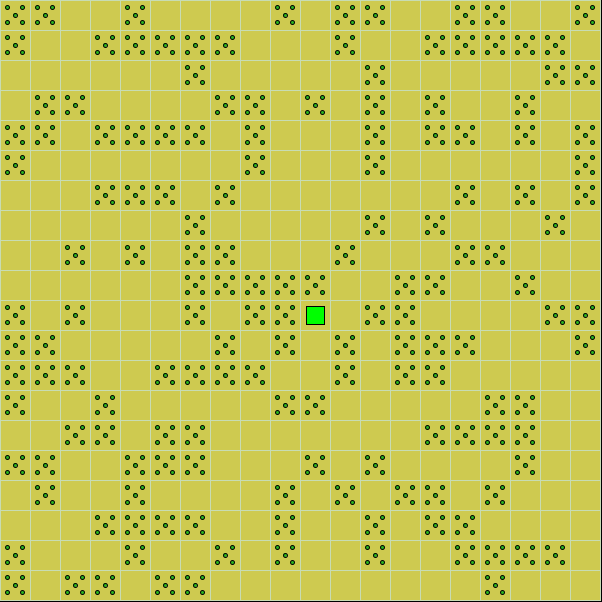
Frame 1 (no input)
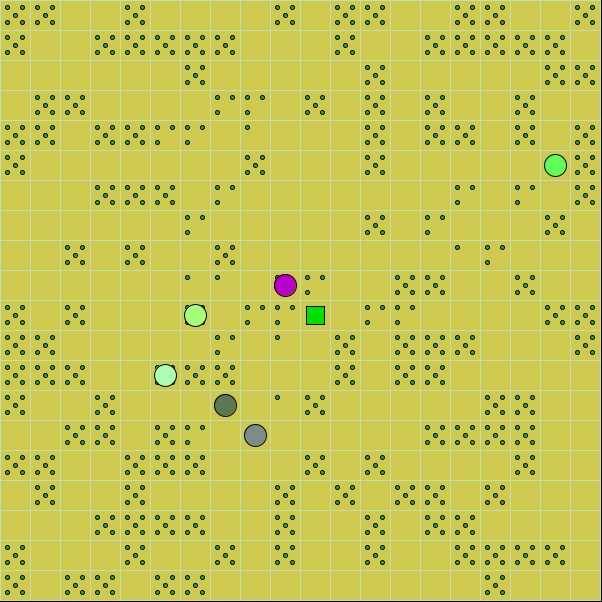
Frame 60 (the mouse pressed at the canvas centre just before this capture)
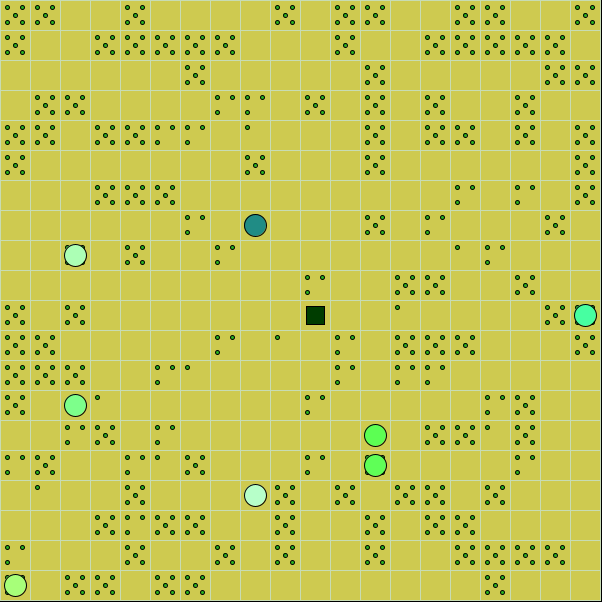
Frame 120 (the mouse held since frame 60 and released just before this capture)

The Processing sketch that drew these frames (run headless with seeded random() and noise(); from frame 60 on, the mouse is pressed at the canvas centre):

// Processing sketch: GnomeForest
// ── GnomeForest.pde
import java.util.LinkedList;

//
//  Configuration variables
//

// Display

int frameDelay = 100;         //  How long a delay to put between frames.  This is adjustable in-game.
int speedIncrement = 20;      //  How many miliseconds the speed is adjusted by per key press (+/-)
final int gridSpacing = 30;   //  How wide the map spaces are, in pixels.
final int gnomeCirc = 22;      //  Diameter of a gnome on the map
final int foodCirc = 4;       //  Diameter of a food particle

// Map setup and control

final int forestWidth = 20;    //  Number of columns  (Note: highest array index will be forestWidth-1)
final int forestHeight = 20;   //  Number of rows
int startingFood = 200;       //  How many times the program will try to spawn food on the map at startup
int gnomeLimit = 30;           //  The maximum number of gnomes that can be spawned

//
// Program variables
//

public static GnomeForest GF;
public Forest forest;
boolean running;

void setup() {
  // Initialising the instance
  GF = this;
  forest = new Forest(int(forestWidth), int(forestHeight));
  running = true;
  
  // Drawing the map
  forest.addHouse(forest.getSpace(int(forestWidth/2), int(forestHeight/2)));
  int c = 0;
  while (c<startingFood) {
    ForestSpace x = forest.randomPosition();
    if (x.occupant==null) x.contents = new Material(MaterialType.FOOD, 100);
    c++;
  }
}

void settings() {
  size(forestWidth*gridSpacing+2, forestHeight*gridSpacing+2);
}

void draw() {

  // Activate the Gnomes!  
  // Ideally this would be moved to a separate thread.
  // For now, it's handled through the Forest object.

  if(running) forest.activate();


  // Drawing

  background(0, 0, 0);
  for (int a = 0; a < forestWidth; a++) {
    for (int b = 0; b < forestHeight; b++) {
      ForestSpace drawing = forest.getSpace(a, b);
      if (drawing !=null) {
        int offsetX = drawing.xPos*gridSpacing;
        int offsetY = drawing.yPos*gridSpacing;
        //  Draw the actual grid space
        fill(206, 202, 80);
        stroke(200, 220, 180);
        rect(offsetX, 
          offsetY, 
          gridSpacing, 
          gridSpacing);
        // Draw any materials
        if (drawing.contents!=null) {
          fill(drawing.contents.type.red, drawing.contents.type.green, drawing.contents.type.blue);
          stroke(0, 0, 0);
          if (drawing.contents.type.equals(MaterialType.FOOD)) {
            ellipse(offsetX+0.25*gridSpacing, offsetY+0.25*gridSpacing, foodCirc, foodCirc);
            if (drawing.contents.quantity>20) {
              ellipse(offsetX+0.75*gridSpacing, offsetY+0.25*gridSpacing, foodCirc, foodCirc);
              if (drawing.contents.quantity>40) {
                ellipse(offsetX+0.25*gridSpacing, offsetY+0.75*gridSpacing, foodCirc, foodCirc);
                if (drawing.contents.quantity>60) {
                  ellipse(offsetX+0.75*gridSpacing, offsetY+0.75*gridSpacing, foodCirc, foodCirc);
                  if (drawing.contents.quantity>80) ellipse(offsetX+0.5*gridSpacing, offsetY+0.5*gridSpacing, foodCirc, foodCirc);
                }
              }
            }
          }
          if (drawing.contents.type.equals(MaterialType.FLAG_NORTHWEST)) {
            stroke(256,0,0);
            line(offsetX,offsetY,offsetX+0.5*gridSpacing,offsetY+0.5*gridSpacing);
          }
        }
        //  Draw any occupants
        if (drawing.occupant!=null) {
          fill(drawing.occupant.red, drawing.occupant.green, drawing.occupant.blue);
          stroke(0, 0, 0);
          if (drawing.occupant instanceof Gnome)
            ellipse(offsetX+gridSpacing/2, offsetY+gridSpacing/2, gnomeCirc, gnomeCirc);
          else if (drawing.occupant instanceof House)
            rect(offsetX+gridSpacing*.2, offsetY+gridSpacing*.2, gridSpacing*.6, gridSpacing*.6);
        }
      }
    }
  }
  delay(frameDelay);
}

void keyPressed() {
  switch(key) {
  case '+':
    increaseSpeed();
    break;
  case '-':
    decreaseSpeed();
    break;
  case ' ':
    running = !running;
    break;
  default:
    println(key);
    break;
  }
}

void increaseSpeed() {
  frameDelay-=speedIncrement;
  if (frameDelay<0) frameDelay = 0;
  println("Frame delay is now "+frameDelay+" miliseconds per frame.");
}

void decreaseSpeed() {
  if (frameDelay<=2000) {
    frameDelay+=speedIncrement;
    println("Frame delay is now "+frameDelay+" miliseconds per frame.");
  }
}

// ── BlindGnome.pde
class BlindGnome extends Gnome {
  
  BlindGnome(ForestSpace s) {
    super(s);
  }
  
  // At the start, the BlindGnome picks a random shade of purple.
  // Over time, its green content depends on how much food it is carrying.
  
  void updateAppearance() {
    if(red==-1) red = int(random(200))+0;
    if(contents!=null) {
      if(contents.type==MaterialType.FOOD) green=contents.quantity;
    }
    if(blue == -1) blue = int(random(160))+60;
  }

  //  As everyone knows, gnomes jiggle()
  //  This is where the gnome's movement and interaction with the environment come from.
  
  void jiggle() {
    HashSet<ForestSpace> neighbours = forest.getNeighbours(position);  // Ask the forest for a list of valid neighbours.
    HashSet<ForestSpace> open = new HashSet<ForestSpace>();            // Create a list for open spaces
    for(ForestSpace neighbour : neighbours) {                          // Java "for every forestspace (called neighbour) in the set called neighbours:"
      if(neighbour.occupant==null) open.add(neighbour);
      else {
        if(neighbour.occupant instanceof House) giveMaterial(neighbour.occupant);
      }
    }
    // Pick a random number up to the length of the list of available spaces.
    int target = int(random(open.size()));    
    // Count through all of the open neighbours,
    // when you hit the lucky number, move to it.
    int i = 0;
    for(ForestSpace neighbour : open) {   
      if(i==target) {
        moveTo(neighbour);
      }
      i++;
    }
    if(position.contents!=null) {
      if(contents.type==MaterialType.FOOD) {
        grabContents();
        updateAppearance();
      }
    }
  }
}

// ── Forest.pde
import java.util.HashSet;

class Forest {

  //  Going super object-oriented with the forest, and that means encapsulation.
  //  This is partly necessary because calling the wrong index on an array crashes the program!
  private final ForestSpace[][] spaces;
  private final int height;  //  The highest array index will be height-1
  private final int width;
  LinkedList<Gnome> gnomeList = new LinkedList<Gnome>();
  LinkedList<House> houseList = new LinkedList<House>();
  //  There is one constructor, and it sets the dimensions.
  //  All indices will be given a ForestSpace object.
  public Forest(int x, int y) {
    width = x;
    height = y;
    spaces = new ForestSpace[width][height];
    for (int xScan = 0; xScan < width; xScan++) {
      for (int yScan = 0; yScan < height; yScan++) {
        spaces[xScan][yScan] = new ForestSpace(xScan, yScan);
      }
    }
  }

  void activate() {
    for (Gnome g : gnomeList) g.jiggle();
    for (House h : houseList) h.shudder();
  }

  boolean addGnome(ForestSpace space) {
    Gnome g = new BlindGnome(space);
    if(g.position==null) return false;
    else gnomeList.add(g);
    return true;
  }
  
  boolean addHouse(ForestSpace space) {
    House h = new House(space);
    if(h.position==null) return false;
    else houseList.add(h);
    return true;
  }

  ForestSpace randomPosition() {
    int x = int(random(width));
    int y = int(random(height));
    return spaces[x][y];
  }

  ForestSpace getSpace(int x, int y) {
    if (x<0||y<0||x>=width||y>=height) return null;
    else return spaces[x][y];
  }

  HashSet<ForestSpace> getNeighbours(ForestSpace position) {
    HashSet<ForestSpace> neighbours = new HashSet<ForestSpace>();
    // left
    if (position.xPos>0) neighbours.add(spaces[position.xPos-1][position.yPos]);
    // upper left
    if (position.xPos>0 && position.yPos>0) neighbours.add(spaces[position.xPos-1][position.yPos-1]);
    // top
    if (position.yPos>0) neighbours.add(spaces[position.xPos][position.yPos-1]);
    // top right
    if (position.yPos>0 && position.xPos < width-1) neighbours.add(spaces[position.xPos+1][position.yPos-1]);
    // right
    if (position.xPos < width-1) neighbours.add(spaces[position.xPos+1][position.yPos]);
    // bottom right
    if (position.xPos < width-1 && position.yPos < height-1) neighbours.add(spaces[position.xPos+1][position.yPos+1]);
    // bottom
    if (position.yPos < height-1) neighbours.add(spaces[position.xPos][position.yPos+1]);
    // bottom left
    if (position.xPos > 0 && position.yPos < height-1) neighbours.add(spaces[position.xPos-1][position.yPos+1]);
    return neighbours;
  }
}

// ── ForestSpace.pde
class ForestSpace {
  
  //  A ForestSpace is a single cell of the map.  It can have an occupant and/or a material.
  
  Occupier occupant = null;  // An animal, a gnome, a building, etc.
  Material contents = null;  // Food or other  
  
  int xPos;  // x index on Forest.spaces, so varies from 0 to the width of the map minus one.
  int yPos;  // ditto
  
  public ForestSpace(int x, int y) {
    xPos = x;
    yPos =  y;
  }
  
}

// ── Gnome.pde
abstract class Gnome extends Occupier {

  final int grabAmount = 40;

  public Gnome(ForestSpace space) {
    contents = new Material(MaterialType.FOOD,0);
    capacity = 300;
    position = space;
    spawn();
  }

  //  Gnomes do *something* every frame.
  abstract void jiggle();
  
  
  //  Gnomes can pick materials up from the position they're standing in.
  final void grabContents() {
    if (position.contents==null) return;
    if (position.contents.quantity==0) {
      position.contents=null;
      return;
    }
    //  Carrying nothing
    if (contents==null) contents = new Material(position.contents.type, 0);
    //  Already carrying something else
    if (contents.type!=position.contents.type) return;
    // Form demand
    int demand = capacity-contents.quantity;
    if (demand<=0) return;
    if (demand>grabAmount) demand=grabAmount;
    if (demand<position.contents.quantity) {
      contents.quantity+=grabAmount;
      position.contents.quantity-=grabAmount;
    } else {
      contents.quantity+=position.contents.quantity;
      position.contents=null;
    }
  }

  final void giveMaterial(Occupier other) {
    int otherDesire = other.capacity-other.contents.quantity;
    if (otherDesire<=0) return;
    if (contents.quantity>=otherDesire) {
      other.contents.quantity += otherDesire;
      contents.quantity -= otherDesire;
    } else {
      other.contents.quantity+=contents.quantity;
      contents.quantity=0;
    }
    updateAppearance();
    other.updateAppearance();
  }

  final void moveTo(ForestSpace target) {
    if(target.occupant==null) {
      position.occupant = null;
      position = target;
      position.occupant = this;
    }
  }
}

// ── House.pde
class House extends Occupier { //<>//

  int foodForSpawn = 500;
  int spawnDelay = 15;

  public House(int x, int y) {
    this(forest.getSpace(x, y));
  }

  public House(ForestSpace target) {
    if (target!=null) {
      position = target;
      capacity=3000;
      contents = new Material(MaterialType.FOOD, 3000);
      spawn();
    }
  }

  void updateAppearance() {
    if (red == -1) red = 0;
    green = contents.quantity;
    green = int(255*contents.quantity/foodForSpawn);
    if (blue==-1) blue = 0;
  }

  int counter=0;

  void shudder() {
    counter++;
    if (counter==10) {
      if (forest.gnomeList.size() < GF.gnomeLimit) {
        if (contents.quantity>=foodForSpawn) {
          HashSet<ForestSpace> neighbours = forest.getNeighbours(position);
          int target = int(random(neighbours.size()));
          int i=0;
          for (ForestSpace neighbour : neighbours) {
            if (i==target&&neighbour.occupant==null) {
              if (forest.addGnome(neighbour)) {
                contents.quantity -= foodForSpawn;
                updateAppearance();
              }
            }
            i++;
          }
        }
      }
      counter = 0;
    }
  }
}

// ── Material.pde
class Material {
  MaterialType type;
  int quantity;
  
  public Material() {
    type = MaterialType.FOOD;
    quantity = 50;
  }
  
  public Material(MaterialType type, int quantity) {
    this.type = type;
    this.quantity = quantity;
  }

}

enum MaterialType {
  FLAG_NORTH(150,50,50),
  FLAG_NORTHEAST(150,50,50),
  FLAG_EAST(150,50,50),
  FLAG_SOUTHEAST(150,50,50),
  FLAG_SOUTH(150,50,50),
  FLAG_SOUTHWEST(150,50,50),
  FLAG_WEST(150,50,50),
  FLAG_NORTHWEST(150,50,50),
  FOOD(40,180,30);
  
  public final int red;
  public final int green;
  public final int blue;
  
  private MaterialType(int r, int g, int b) {
    red = r;
    green = g;
    blue = b;
  }
}

// ── Occupier.pde
abstract class Occupier {
  
  ForestSpace position;
  Material contents;
  int capacity;
  int red = -1;
  int green = -1;
  int blue = -1;


  boolean spawn() {
    if(position==null) return false;
    if(position.occupant==null||position.occupant==this) {
      position.occupant=this;
      updateAppearance();
      return true;
    }
    else {
      position = null;
      return false;
    }
  }
  
  abstract void updateAppearance();
  
}
